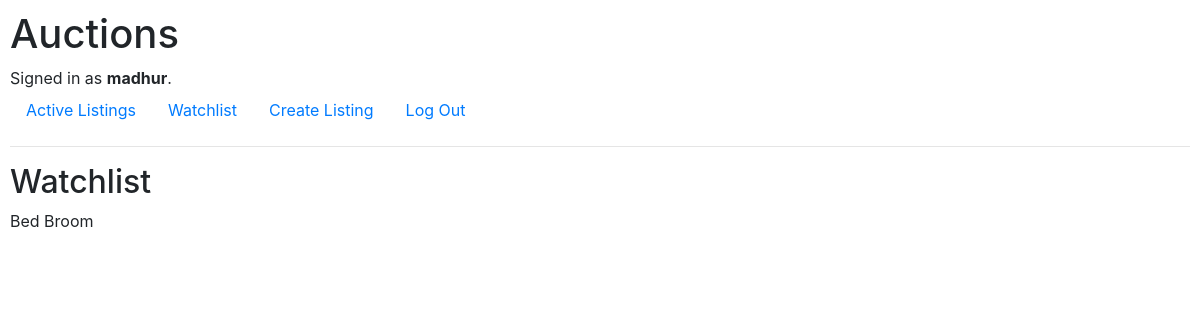
Screenshot of /watchlist (signed in) with the database file from the repository.
### auctions/models.py (models this page shows, shortened)
class User(AbstractUser):
    def __str__(self):
        return f"{self.username}"

class Listing(models.Model):
    user = models.ForeignKey(User, on_delete=models.CASCADE, related_name= "user")
    title = models.CharField(max_length=64)
    description = models.TextField(default=title)
    starting_bid = models.PositiveBigIntegerField()
    status = models.BooleanField(default=True)
    image = models.CharField(max_length=512, blank = True, default="")
    category = models.CharField(max_length=32,blank=True, default="")
    watchlist = models.ManyToManyField(User,blank=True)
    highest_bid = models.PositiveBigIntegerField()

### auctions/views.py (the view)
# urls.py: path("watchlist", views.watchlist, name="watchlist")
@login_required
def watchlist(request):
    if Listing.objects.filter(watchlist=User.objects.get(pk=request.user.id)).exists():
        watchlist = Listing.objects.filter(watchlist=User.objects.get(pk=request.user.id))
    else:
        watchlist = None
    return render(request, "auctions/watchlist.html", {
        "watchlist": watchlist,
    })

### auctions/templates/auctions/watchlist.html
{% extends "auctions/layout.html" %}
{% block body %}
    <h2>Watchlist</h2>
    {% if watchlist is None %}
        There is nothing in your watchlist
    {% else %}
        {% for watch in watchlist %}
            {{ watch.title }}
        {% endfor %}
    {% endif %}
{% endblock %}

### auctions/templates/auctions/layout.html (shortened to what this page needs)
{% load static %}
<!DOCTYPE html>
<html lang="en">
    <head>
        <link rel="stylesheet" href="https://stackpath.bootstrapcdn.com/bootstrap/4.4.1/css/bootstrap.min.css">
        <link href="{% static 'auctions/styles.css' %}" rel="stylesheet">
    </head>
    <body>
        <h1>Auctions</h1>
        <div>
            {% if user.is_authenticated %}
                Signed in as <strong>{{ user.username }}</strong>.
            {% else %}
                Not signed in.
            {% endif %}
        </div>
        <ul class="nav">
            <li class="nav-item">
                <a class="nav-link" href="{% url 'index' %}">Active Listings</a>
            </li>
            {% if user.is_authenticated %}
                <li class="nav-item">
                    <a class="nav-link" href="{% url 'watchlist' %}">Watchlist</a>
                </li>
                <li class="nav-item">
                    <a class="nav-link" href="{% url 'createListing' %}">Create Listing</a>
                </li>
                <li class="nav-item">
                    <a class="nav-link" href="{% url 'logout' %}">Log Out</a>
                </li>
            {% endif %}
        </ul>
        <hr>
        {% block body %}
        {% endblock %}
    </body>
</html>

### auctions/static/auctions/styles.css (style rules this page uses)
body { padding: 10px; }

### rows the page displays
User: username "madhur"
Listing: title "Bed"
Listing: title "Broom"
